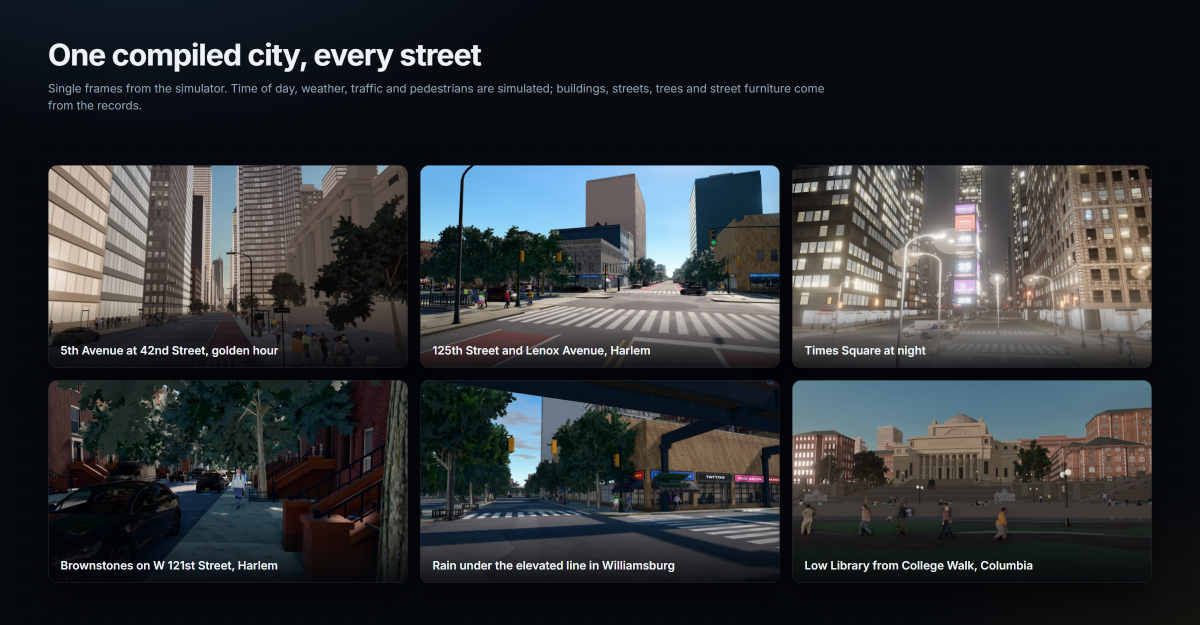
#> input picture space/assets/gallery.jpg, 2400 x 1250 px (shown at 1/2 size)
$ python foliage36.py ../../../../space/assets/gallery.jpg
#> lines starting #> are read from the running program, lines starting #| are printed output that depends on the picture; after the words box and inside, x2 and y2 are one past the last pixel; in counts of white or black regions, pixels touching at a corner belong together
#!/usr/bin/env python3
# Foliage statistics of a frame region (TR36 side-by-sides): green-dominant pixels (G > R, G > B, HSV saturation > 0.12,
# value > 0.06), their share of the region, median luma (Rec. 709 on sRGB values), mean HSV saturation and mean sRGB.
#   python3 tools/ar35/trees/foliage36.py <image> [x0 y0 x1 y1] [more images ...]   (region in pixels of a 1600 x 900 frame)
import sys
import numpy as np
from PIL import Image

def stats(path, box=None):
#> called with path = '../../../../space/assets/gallery.jpg'
    im = Image.open(path).convert('RGB')
#> im is the input picture: PIL image 2400x1250 RGB; mean R, G, B 47.9, 50.8, 53.3
    if im.size != (1600, 900): im = im.resize((1600, 900), Image.LANCZOS)
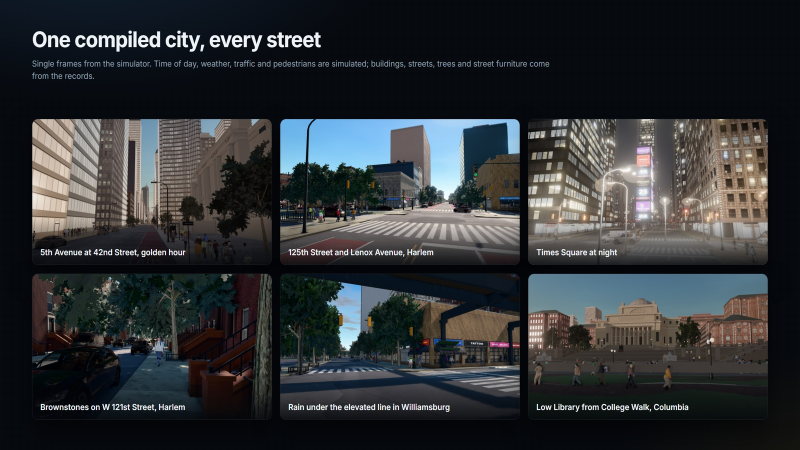
#> im: PIL image 1600x900 RGB (shown at 1/2 size); mean R, G, B 47.9, 50.8, 53.3
    a = np.asarray(im, np.float32)
    if box: a = a[box[1]:box[3], box[0]:box[2]]
    r, g, b = a[..., 0], a[..., 1], a[..., 2]
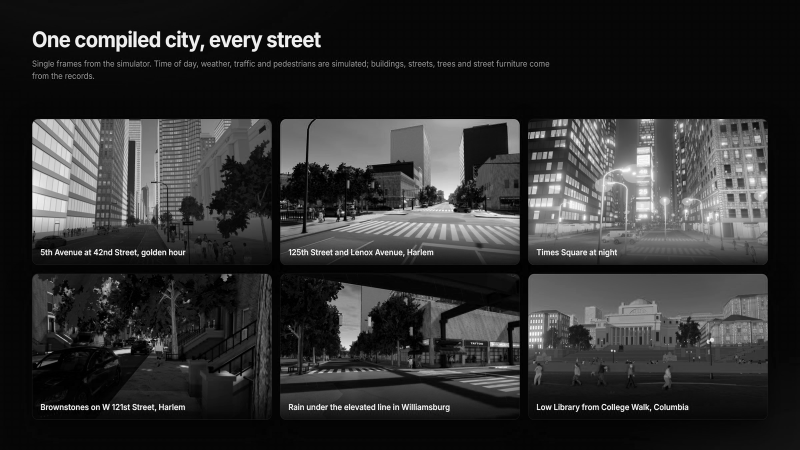
#> r: shape (900, 1600) float32 (shown at 1/2 size); min 0, max 255, mean 47.9
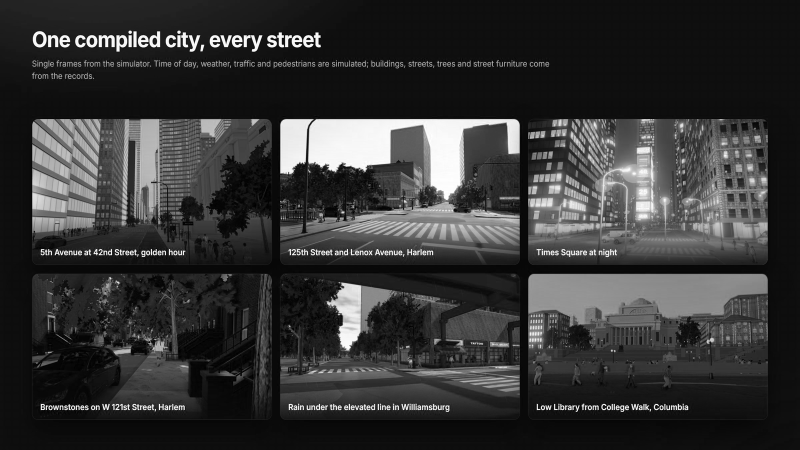
#> b: shape (900, 1600) float32 (shown at 1/2 size); min 0, max 255, mean 53.3
    mx, mn = a.max(-1), a.min(-1)
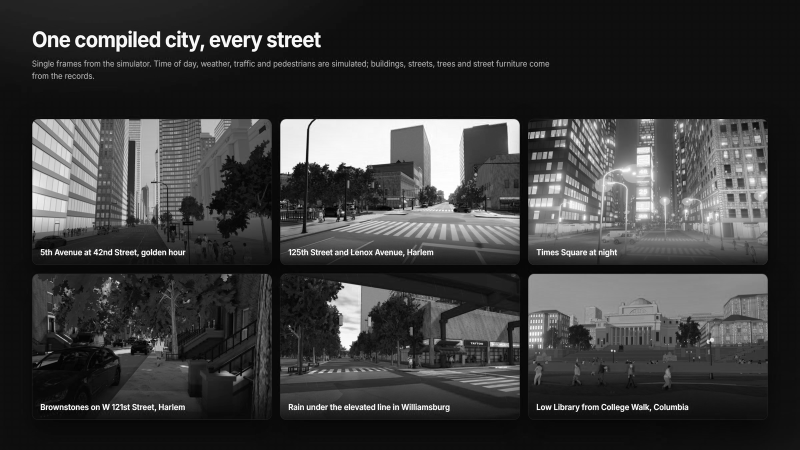
#> mx: shape (900, 1600) float32 (shown at 1/2 size); min 0, max 255, mean 58.8
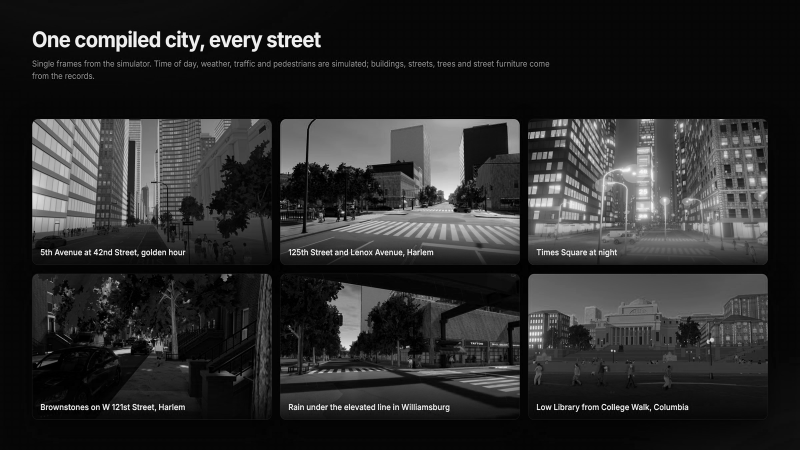
#> mn: shape (900, 1600) float32 (shown at 1/2 size); min 0, max 255, mean 42.7
    sat = np.where(mx > 0, (mx - mn) / np.maximum(mx, 1), 0)
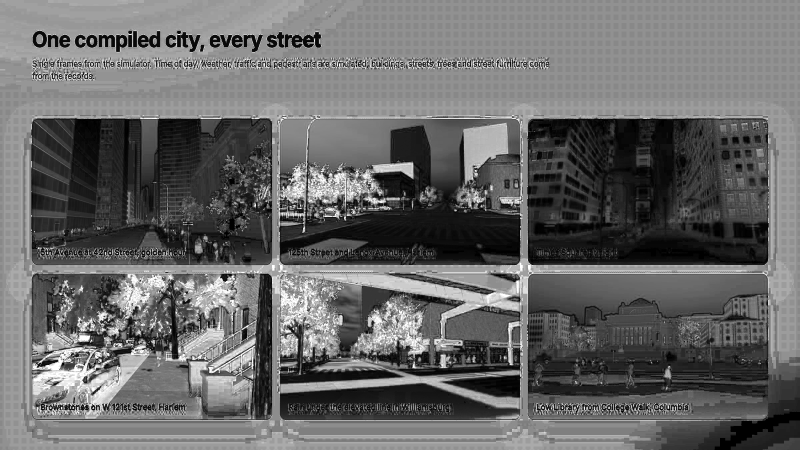
#> sat: shape (900, 1600) float32 (shown at 1/2 size); min 0, max 1, mean 0.408
    m = (g > r) & (g > b) & (sat > 0.12) & (mx > 15)
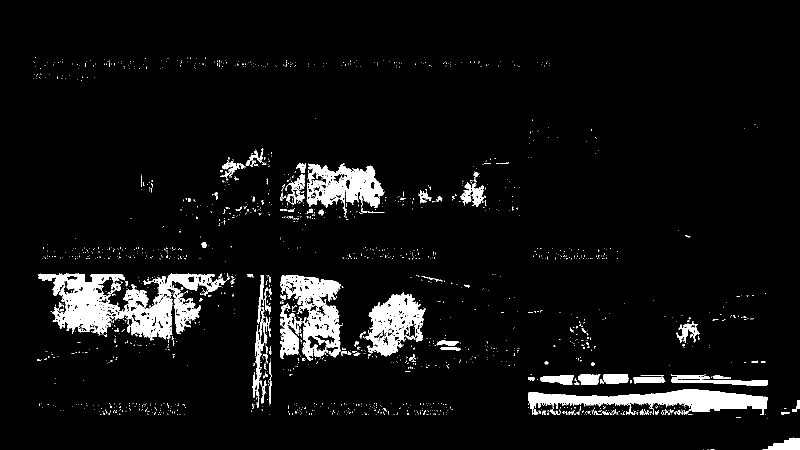
#> m: shape (900, 1600) bool (shown at 1/2 size); 5.7% white; 1845 white regions (1731 under 20 px), largest, box (x1, y1, x2, y2) and area: (76, 547, 454, 681) 19210, (1056, 778, 1536, 830) 11816, (560, 550, 685, 721) 9181
    if m.sum() < 50: return {'share': round(float(m.mean()), 3)}
    L = 0.2126 * r + 0.7152 * g + 0.0722 * b
    return {'share': round(float(m.mean()), 3), 'L50': round(float(np.median(L[m])), 1), 'sat': round(float(sat[m].mean()), 3),
            'rgb': [round(float(v), 1) for v in a[m].mean(0)]}

if __name__ == '__main__':
    args = sys.argv[1:]
    box = None
    if len(args) >= 5 and all(x.lstrip('-').isdigit() for x in args[1:5]):
        box = [int(x) for x in args[1:5]]; files = [args[0]] + args[5:]
    else: files = args
    for f in files: print(f, stats(f, box))
